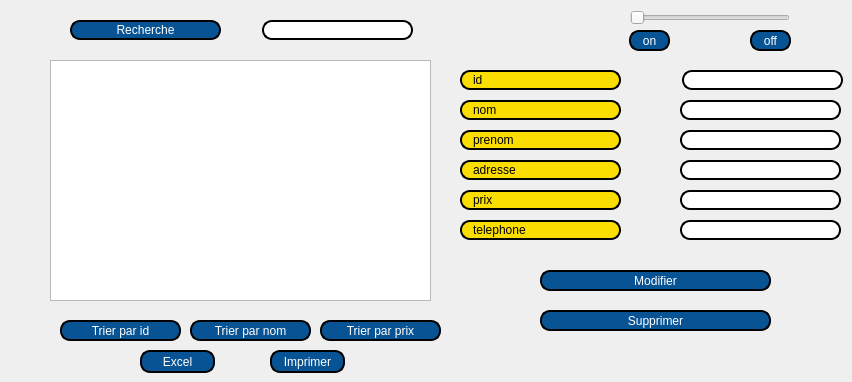
     <widget class="QWidget" name="tab_4">
      <attribute name="title">
       <string>Afficher les activés</string>
      </attribute>
      <widget class="QTableView" name="tabactivite">
       <property name="geometry">
        <rect>
         <x>50</x>
         <y>60</y>
         <width>381</width>
         <height>241</height>
        </rect>
       </property>
      </widget>
      <widget class="QPushButton" name="tri_Activite">
       <property name="geometry">
        <rect>
         <x>320</x>
         <y>320</y>
         <width>121</width>
         <height>21</height>
        </rect>
       </property>
       <property name="styleSheet">
        <string notr="true">border: 2px solid black;
font: 75 8pt &quot;MS Shell Dlg 2&quot;;
border-radius: 10px;
color: rgb(255, 255, 255);
padding: 0 8px;
background: #085394;
font: bold, &quot;Comic Sans MS&quot;;;
text-align:center;</string>
       </property>
       <property name="text">
        <string>Trier par prix</string>
       </property>
      </widget>
      <widget class="QLineEdit" name="recherche_activite">
       <property name="geometry">
        <rect>
         <x>262</x>
         <y>20</y>
         <width>151</width>
         <height>20</height>
        </rect>
       </property>
       <property name="styleSheet">
        <string notr="true">border: 2px solid black;
font: 75 8pt &quot;MS Shell Dlg 2&quot;;
border-radius: 10px;
padding: 0 8px;
background: white;
font: bold, &quot;Comic Sans MS&quot;;;
text-align:center;</string>
       </property>
      </widget>
      <widget class="QPushButton" name="recherche">
       <property name="geometry">
        <rect>
         <x>70</x>
         <y>20</y>
         <width>151</width>
         <height>20</height>
        </rect>
       </property>
       <property name="styleSheet">
        <string notr="true">border: 2px solid black;
font: 75 8pt &quot;MS Shell Dlg 2&quot;;
border-radius: 10px;
color: rgb(255, 255, 255);
padding: 0 8px;
background: #085394;
font: bold, &quot;Comic Sans MS&quot;;;
text-align:center;</string>
       </property>
       <property name="text">
        <string>Recherche</string>
       </property>
      </widget>
      <widget class="QLabel" name="label_33">
       <property name="geometry">
        <rect>
         <x>460</x>
         <y>190</y>
         <width>161</width>
         <height>20</height>
        </rect>
       </property>
       <property name="styleSheet">
        <string notr="true">border: 2px solid black;
font: 75 8pt &quot;MS Shell Dlg 2&quot;;
border-radius: 10px;
padding: 0 8px;
background: #fade02;
font: bold, &quot;Comic Sans MS&quot;;;
text-align:center;</string>
       </property>
       <property name="text">
        <string>prix</string>
       </property>
      </widget>
      <widget class="QLabel" name="label_34">
       <property name="geometry">
        <rect>
         <x>460</x>
         <y>100</y>
         <width>161</width>
         <height>20</height>
        </rect>
       </property>
       <property name="styleSheet">
        <string notr="true">border: 2px solid black;
font: 75 8pt &quot;MS Shell Dlg 2&quot;;
border-radius: 10px;
padding: 0 8px;
background: #fade02;
font: bold, &quot;Comic Sans MS&quot;;;
text-align:center;</string>
       </property>
       <property name="text">
        <string>nom</string>
       </property>
      </widget>
      <widget class="QLabel" name="label_35">
       <property name="geometry">
        <rect>
         <x>460</x>
         <y>160</y>
         <width>161</width>
         <height>20</height>
        </rect>
       </property>
       <property name="styleSheet">
        <string notr="true">border: 2px solid black;
font: 75 8pt &quot;MS Shell Dlg 2&quot;;
border-radius: 10px;
padding: 0 8px;
background: #fade02;
font: bold, &quot;Comic Sans MS&quot;;;
text-align:center;</string>
       </property>
       <property name="text">
        <string>adresse</string>
       </property>
      </widget>
      <widget class="QLineEdit" name="telmodifier">
       <property name="geometry">
        <rect>
         <x>680</x>
         <y>220</y>
         <width>161</width>
         <height>20</height>
        </rect>
       </property>
       <property name="styleSheet">
        <string notr="true">border: 2px solid black;
font: 75 8pt &quot;MS Shell Dlg 2&quot;;
border-radius: 10px;
padding: 0 8px;
background: white;
font: bold, &quot;Comic Sans MS&quot;;;
text-align:center;</string>
       </property>
      </widget>
      <widget class="QLineEdit" name="adressemodifier">
       <property name="geometry">
        <rect>
         <x>680</x>
         <y>160</y>
         <width>161</width>
         <height>20</height>
        </rect>
       </property>
       <property name="styleSheet">
        <string notr="true">border: 2px solid black;
font: 75 8pt &quot;MS Shell Dlg 2&quot;;
border-radius: 10px;
padding: 0 8px;
background: white;
font: bold, &quot;Comic Sans MS&quot;;;
text-align:center;</string>
       </property>
      </widget>
      <widget class="QLineEdit" name="nommodifier">
       <property name="geometry">
        <rect>
         <x>680</x>
         <y>100</y>
         <width>161</width>
         <height>20</height>
        </rect>
       </property>
       <property name="styleSheet">
        <string notr="true">border: 2px solid black;
font: 75 8pt &quot;MS Shell Dlg 2&quot;;
border-radius: 10px;
padding: 0 8px;
background: white;
font: bold, &quot;Comic Sans MS&quot;;;
text-align:center;</string>
       </property>
      </widget>
      <widget class="QLabel" name="label_36">
       <property name="geometry">
        <rect>
         <x>460</x>
         <y>220</y>
         <width>161</width>
         <height>20</height>
        </rect>
       </property>
       <property name="styleSheet">
        <string notr="true">border: 2px solid black;
font: 75 8pt &quot;MS Shell Dlg 2&quot;;
border-radius: 10px;
padding: 0 8px;
background: #fade02;
font: bold, &quot;Comic Sans MS&quot;;;
text-align:center;</string>
       </property>
       <property name="text">
        <string>telephone</string>
       </property>
      </widget>
      <widget class="QLabel" name="label_37">
       <property name="geometry">
        <rect>
         <x>460</x>
         <y>130</y>
         <width>161</width>
         <height>20</height>
        </rect>
       </property>
       <property name="styleSheet">
        <string notr="true">border: 2px solid black;
font: 75 8pt &quot;MS Shell Dlg 2&quot;;
border-radius: 10px;
padding: 0 8px;
background: #fade02;
font: bold, &quot;Comic Sans MS&quot;;;
text-align:center;</string>
       </property>
       <property name="text">
        <string>prenom</string>
       </property>
      </widget>
      <widget class="QLineEdit" name="prixmodifier">
       <property name="geometry">
        <rect>
         <x>680</x>
         <y>190</y>
         <width>161</width>
         <height>20</height>
        </rect>
       </property>
       <property name="styleSheet">
        <string notr="true">border: 2px solid black;
font: 75 8pt &quot;MS Shell Dlg 2&quot;;
border-radius: 10px;
padding: 0 8px;
background: white;
font: bold, &quot;Comic Sans MS&quot;;;
text-align:center;</string>
       </property>
      </widget>
      <widget class="QLineEdit" name="prenommodifier">
       <property name="geometry">
        <rect>
         <x>680</x>
         <y>130</y>
         <width>161</width>
         <height>20</height>
        </rect>
       </property>
       <property name="styleSheet">
        <string notr="true">border: 2px solid black;
font: 75 8pt &quot;MS Shell Dlg 2&quot;;
border-radius: 10px;
padding: 0 8px;
background: white;
font: bold, &quot;Comic Sans MS&quot;;;
text-align:center;</string>
       </property>
      </widget>
      <widget class="QLabel" name="label_38">
       <property name="geometry">
        <rect>
         <x>460</x>
         <y>70</y>
         <width>161</width>
         <height>20</height>
        </rect>
       </property>
       <property name="styleSheet">
        <string notr="true">border: 2px solid black;
font: 75 8pt &quot;MS Shell Dlg 2&quot;;
border-radius: 10px;
padding: 0 8px;
background: #fade02;
font: bold, &quot;Comic Sans MS&quot;;;
text-align:center;</string>
       </property>
       <property name="text">
        <string>id</string>
       </property>
      </widget>
      <widget class="QPushButton" name="modifier">
       <property name="geometry">
        <rect>
         <x>540</x>
         <y>270</y>
         <width>231</width>
         <height>21</height>
        </rect>
       </property>
       <property name="styleSheet">
        <string notr="true">border: 2px solid black;
font: 75 8pt &quot;MS Shell Dlg 2&quot;;
border-radius: 10px;
color: rgb(255, 255, 255);
padding: 0 8px;
background: #085394;
font: bold, &quot;Comic Sans MS&quot;;;
text-align:center;</string>
       </property>
       <property name="text">
        <string>Modifier</string>
       </property>
      </widget>
      <widget class="QPushButton" name="sup">
       <property name="geometry">
        <rect>
         <x>540</x>
         <y>310</y>
         <width>231</width>
         <height>21</height>
        </rect>
       </property>
       <property name="styleSheet">
        <string notr="true">border: 2px solid black;
font: 75 8pt &quot;MS Shell Dlg 2&quot;;
border-radius: 10px;
color: rgb(255, 255, 255);
padding: 0 8px;
background: #085394;
font: bold, &quot;Comic Sans MS&quot;;;
text-align:center;</string>
       </property>
       <property name="text">
        <string>Supprimer</string>
       </property>
      </widget>
      <widget class="QLineEdit" name="idmodifier">
       <property name="geometry">
        <rect>
         <x>682</x>
         <y>70</y>
         <width>161</width>
         <height>20</height>
        </rect>
       </property>
       <property name="styleSheet">
        <string notr="true">border: 2px solid black;
font: 75 8pt &quot;MS Shell Dlg 2&quot;;
border-radius: 10px;
padding: 0 8px;
background: white;
font: bold, &quot;Comic Sans MS&quot;;;
text-align:center;</string>
       </property>
      </widget>
      <widget class="QPushButton" name="Excel">
       <property name="geometry">
        <rect>
         <x>140</x>
         <y>350</y>
         <width>75</width>
         <height>23</height>
        </rect>
       </property>
       <property name="styleSheet">
        <string notr="true">border: 2px solid black;
font: 75 8pt &quot;MS Shell Dlg 2&quot;;
border-radius: 10px;
color: rgb(255, 255, 255);
padding: 0 8px;
background: #085394;
font: bold, &quot;Comic Sans MS&quot;;;
text-align:center;</string>
       </property>
       <property name="text">
        <string>Excel</string>
       </property>
      </widget>
      <widget class="QPushButton" name="imprimer">
       <property name="geometry">
        <rect>
         <x>270</x>
         <y>350</y>
         <width>75</width>
         <height>23</height>
        </rect>
       </property>
       <property name="styleSheet">
        <string notr="true">border: 2px solid black;
font: 75 8pt &quot;MS Shell Dlg 2&quot;;
border-radius: 10px;
color: rgb(255, 255, 255);
padding: 0 8px;
background: #085394;
font: bold, &quot;Comic Sans MS&quot;;;
text-align:center;</string>
       </property>
       <property name="text">
        <string>Imprimer</string>
       </property>
      </widget>
      <widget class="QSlider" name="slidervolume">
       <property name="geometry">
        <rect>
         <x>630</x>
         <y>10</y>
         <width>160</width>
         <height>16</height>
        </rect>
       </property>
       <property name="styleSheet">
        <string notr="true">border: blue;
</string>
       </property>
       <property name="orientation">
        <enum>Qt::Horizontal</enum>
       </property>
      </widget>
      <widget class="QPushButton" name="pushButton_5">
       <property name="geometry">
        <rect>
         <x>750</x>
         <y>30</y>
         <width>41</width>
         <height>21</height>
        </rect>
       </property>
       <property name="styleSheet">
        <string notr="true">border: 2px solid black;
font: 75 8pt &quot;MS Shell Dlg 2&quot;;
border-radius: 10px;
color: rgb(255, 255, 255);
padding: 0 8px;
background: #085394;
font: bold, &quot;Comic Sans MS&quot;;;
text-align:center;</string>
       </property>
       <property name="text">
        <string>off</string>
       </property>
      </widget>
      <widget class="QPushButton" name="pushButton_4">
       <property name="geometry">
        <rect>
         <x>629</x>
         <y>30</y>
         <width>41</width>
         <height>21</height>
        </rect>
       </property>
       <property name="styleSheet">
        <string notr="true">border: 2px solid black;
font: 75 8pt &quot;MS Shell Dlg 2&quot;;
border-radius: 10px;
color: rgb(255, 255, 255);
padding: 0 8px;
background: #085394;
font: bold, &quot;Comic Sans MS&quot;;;
text-align:center;</string>
       </property>
       <property name="text">
        <string>on</string>
       </property>
      </widget>
      <widget class="QPushButton" name="tri_id_activite">
       <property name="geometry">
        <rect>
         <x>60</x>
         <y>320</y>
         <width>121</width>
         <height>21</height>
        </rect>
       </property>
       <property name="styleSheet">
        <string notr="true">border: 2px solid black;
font: 75 8pt &quot;MS Shell Dlg 2&quot;;
border-radius: 10px;
color: rgb(255, 255, 255);
padding: 0 8px;
background: #085394;
font: bold, &quot;Comic Sans MS&quot;;;
text-align:center;</string>
       </property>
       <property name="text">
        <string>Trier par id</string>
       </property>
      </widget>
      <widget class="QPushButton" name="tri_activite_nom">
       <property name="geometry">
        <rect>
         <x>190</x>
         <y>320</y>
         <width>121</width>
         <height>21</height>
        </rect>
       </property>
       <property name="styleSheet">
        <string notr="true">border: 2px solid black;
font: 75 8pt &quot;MS Shell Dlg 2&quot;;
border-radius: 10px;
color: rgb(255, 255, 255);
padding: 0 8px;
background: #085394;
font: bold, &quot;Comic Sans MS&quot;;;
text-align:center;</string>
       </property>
       <property name="text">
        <string>Trier par nom</string>
       </property>
      </widget>
     </widget>
